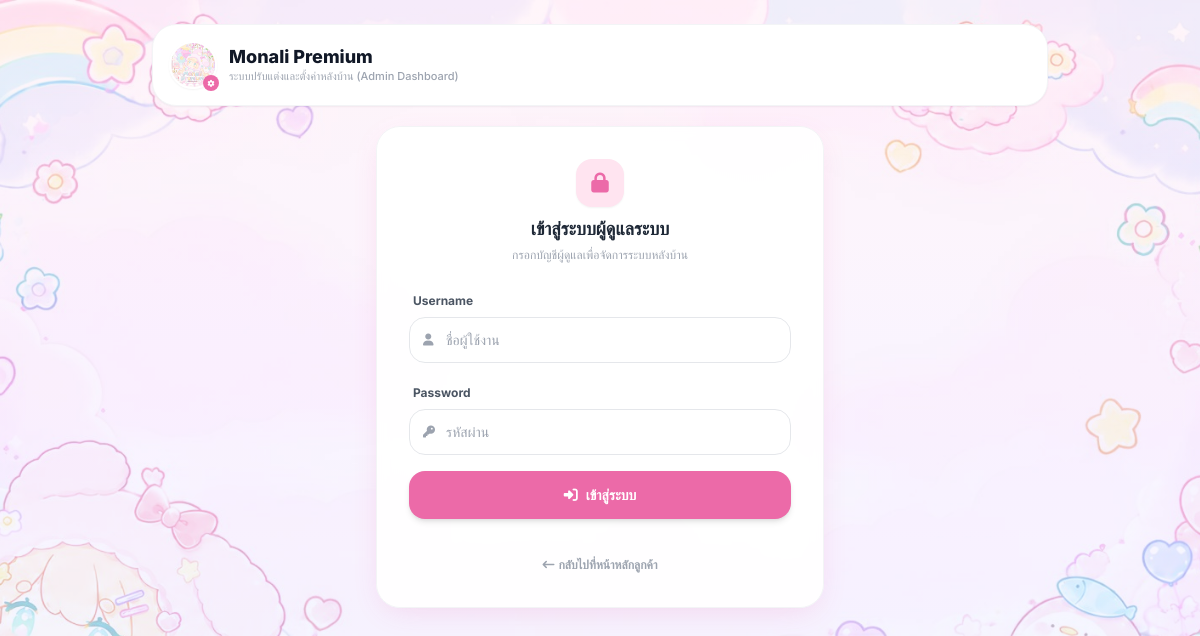
The app's page /admin.php, older data.
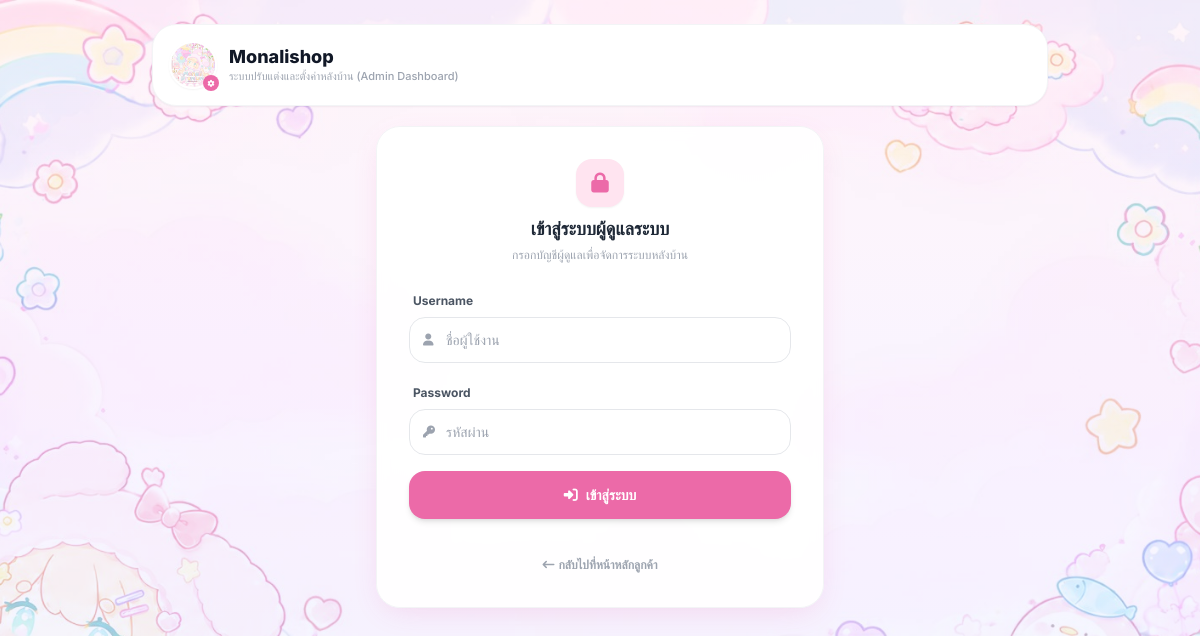
The same page, newer data.
### tables this page shows
CREATE TABLE IF NOT EXISTS settings (
    id TINYINT UNSIGNED NOT NULL PRIMARY KEY DEFAULT 1,
    shop_name VARCHAR(191) NOT NULL DEFAULT 'Monalishop',
    logo_path MEDIUMTEXT NULL,
    disney_logo_path VARCHAR(255) NOT NULL DEFAULT '',
    trueid_logo_path VARCHAR(255) NOT NULL DEFAULT '',
    admin_username VARCHAR(100) NOT NULL DEFAULT 'admin',
    admin_password VARCHAR(255) NOT NULL DEFAULT 'admin1234',
    api_key_1 VARCHAR(255) NULL,
    api_key_2 VARCHAR(255) NULL,
    ms_client_id VARCHAR(255) NULL,
    ms_client_secret VARCHAR(255) NULL,
    updated_at TIMESTAMP NOT NULL DEFAULT CURRENT_TIMESTAMP ON UPDATE CURRENT_TIMESTAMP
);

### config_store.php (called while the page is built, shortened)
<?php
function db_connect() {
    static $pdo = null;
    if ($pdo === null) {
        $options = [
            PDO::ATTR_ERRMODE            => PDO::ERRMODE_EXCEPTION,
            PDO::ATTR_DEFAULT_FETCH_MODE => PDO::FETCH_ASSOC,
            PDO::ATTR_TIMEOUT            => 10,
        ];
        $pdo = new PDO(
            'mysql:host=' . DB_HOST . ';port=' . DB_PORT . ';dbname=' . DB_NAME . ';charset=utf8mb4',
            DB_USER,
            DB_PASS,
            $options
        );
    }
    return $pdo;
}
function ensure_schema($pdo) {
    try {
        $existing = $pdo->query("SHOW TABLES")->fetchAll(PDO::FETCH_COLUMN);
        $required = ['settings', 'apps', 'imap_emails', 'api_providers', 'gmail_central_accounts', 'maily_central_accounts', 'pin_attempts'];
        $pdo->exec("UPDATE settings SET shop_name = 'Monalishop' WHERE id = 1 AND shop_name = 'Monali Premium'");
    } catch (Throwable $e) {
        error_log('bootstrap_schema failed: ' . $e->getMessage());
    }
    try {
        if (!$pdo->query("SHOW COLUMNS FROM imap_emails LIKE 'access_pin'")->fetch()) {
            $pdo->exec("ALTER TABLE imap_emails ADD COLUMN access_pin VARCHAR(10) NULL AFTER app_id");
        }
        if (!$pdo->query("SHOW COLUMNS FROM imap_emails LIKE 'netflix_6digit_allowed'")->fetch()) {
            $pdo->exec("ALTER TABLE imap_emails ADD COLUMN netflix_6digit_allowed TINYINT(1) NOT NULL DEFAULT 1 AFTER netflix_otp_6digit");
        }
        foreach ([['apps', 'logo_path', 'MEDIUMTEXT NULL'], ['settings', 'logo_path', 'MEDIUMTEXT NULL']] as [$t, $c, $def]) {
            $col = $pdo->query("SHOW COLUMNS FROM `$t` LIKE '$c'")->fetch();
        }
    } catch (Throwable $e) {
        error_log('ensure_schema failed: ' . $e->getMessage());
    }
}
function load_config() {
    $pdo = db_connect();
    ensure_schema($pdo);
    $settings = $pdo->query("SELECT * FROM settings WHERE id = 1")->fetch();
    $config = [
        'shop_name'        => $settings['shop_name'],
        'logo_path'        => $settings['logo_path'],
        'disney_logo_path' => $settings['disney_logo_path'],
        'trueid_logo_path' => $settings['trueid_logo_path'],
        'admin_username'   => $settings['admin_username'],
        'admin_password'   => $settings['admin_password'],
        'api_key_1'        => $settings['api_key_1'],
        'api_key_2'        => $settings['api_key_2'],
    ];
    $apps = $pdo->query("SELECT * FROM apps ORDER BY sort_order, created_at")->fetchAll();
    $config['apps'] = array_map(function ($row) {
        return [
            'id'            => $row['id'],
            'name'          => $row['name'],
            'code'          => $row['code'],
            'logo_path'     => $row['logo_path'],
            'keywords'      => $row['keywords'],
            'bg_color'      => $row['bg_color'],
            'border_color'  => $row['border_color'],
            'active'        => (bool)$row['active'],
        ];
    }, $apps);
    $emails = $pdo->query("SELECT * FROM imap_emails ORDER BY created_at")->fetchAll();
    $config['imap_emails'] = array_map(function ($row) {
        $item = [
            'id'       => $row['id'],
            'email'    => $row['email'],
            'provider' => $row['provider'],
            'host'     => $row['host'],
            'port'     => $row['port'] !== null ? (int)$row['port'] : null,
            'password' => $row['password'],
            'app_id'   => $row['app_id'],
            'access_pin' => (string)($row['access_pin'] ?? ''),
            'netflix_6digit_allowed' => array_key_exists('netflix_6digit_allowed', $row) ? (bool)$row['netflix_6digit_allowed'] : true,
            'netflix_otp_4digit' => (bool)($row['netflix_otp_4digit'] ?? false),
            'netflix_otp_6digit' => (bool)($row['netflix_otp_6digit'] ?? false),
            'active'   => (bool)$row['active'],
        ];
        if (!empty($row['refresh_token'])) {
            $item['refresh_token'] = $row['refresh_token'];
        }
        return $item;
    }, $emails);
    $providers = $pdo->query("SELECT * FROM api_providers ORDER BY id")->fetchAll();
    $config['api_providers'] = array_map(function ($row) {
        $item = [
            'id'     => $row['id'],
            'name'   => $row['name'],
            'type'   => $row['type'],
            'active' => (bool)$row['active'],
        ];
        if ($row['type'] === 'cloud_run') {
            $item['url'] = $row['url'];
        } else {
            $item['token'] = $row['token'];
        }
        return $item;
    }, $providers);
    $config['gmail_central_accounts'] = $pdo
        ->query("SELECT email AS user, password AS pass FROM gmail_central_accounts ORDER BY id")
        ->fetchAll();
    $config['maily_central_accounts'] = $pdo
        ->query("SELECT email FROM maily_central_accounts ORDER BY id")
        ->fetchAll(PDO::FETCH_COLUMN);
    return $config;
}

### admin.php (the view, shortened to what this page needs)
<?php
require_once __DIR__ . '/config_store.php';
try {
    $config = load_config();
} catch (Throwable $e) {
    http_response_code(500);
    die('เชื่อมต่อฐานข้อมูลไม่สำเร็จ กรุณาตรวจสอบไฟล์ db_credentials.php บนโฮสต์: ' . htmlspecialchars($e->getMessage()));
}
$logged_in = isset($_SESSION['admin_logged_in']) && $_SESSION['admin_logged_in'] === true;
    ob_start(); ?>
<!DOCTYPE html>
<html lang="th">
<head>
    <script src="https://cdn.tailwindcss.com"></script>
    <link rel="stylesheet" href="https://cdnjs.cloudflare.com/ajax/libs/font-awesome/6.4.0/css/all.min.css">
</head>
<body class="min-h-screen flex flex-col items-center justify-start p-3 md:p-6 selection:bg-purple-600 selection:text-white">
    <div class="w-full max-w-4xl flex flex-col gap-5">
        <div class="flex items-center justify-between bg-white p-4 rounded-3xl border border-gray-100 shadow-sm">
            <div class="flex items-center gap-3">
                <div class="relative">
                    <img src="/static/monali_logo.jpg" id="headerLogo" alt="<?php echo htmlspecialchars($config['shop_name']); ?> logo"
                         class="w-12 h-12 rounded-full object-cover border-2 border-white shadow-sm">
                    <div class="absolute -bottom-0.5 -right-0.5 bg-purple-600 text-white w-4 h-4 rounded-full flex items-center justify-center text-[7px]">
                        <i class="fa-solid fa-gear"></i>
                    </div>
                </div>
                <div>
                    <h1 class="text-lg font-extrabold text-gray-900 leading-tight" id="headerShopName"><?php echo htmlspecialchars($config['shop_name']); ?></h1>
                    <p class="text-[11px] text-gray-400 font-medium">ระบบปรับแต่งและตั้งค่าหลังบ้าน (Admin Dashboard)</p>
                </div>
            </div>
        </div>
        <?php if (!$logged_in): ?>
        <div class="main-card w-full max-w-md mx-auto rounded-3xl border border-gray-100 p-6 md:p-8 space-y-6">
            <div class="text-center space-y-1">
                <div class="w-12 h-12 bg-purple-100 text-purple-600 rounded-2xl flex items-center justify-center mx-auto mb-2 text-xl shadow-sm">
                    <i class="fa-solid fa-lock"></i>
                </div>
                <h2 class="text-lg font-bold text-gray-800">เข้าสู่ระบบผู้ดูแลระบบ</h2>
                <p class="text-xs text-gray-400">กรอกบัญชีผู้ดูแลเพื่อจัดการระบบหลังบ้าน</p>
            </div>
            <form id="loginForm" onsubmit="handleLogin(event)" class="space-y-4">
                <div class="space-y-1.5">
                    <label class="text-xs font-bold text-gray-600 pl-1">Username</label>
                    <div class="relative">
                        <div class="absolute inset-y-0 left-0 pl-3.5 flex items-center pointer-events-none text-gray-400">
                        </div>
                        <input type="text" id="username" required placeholder="ชื่อผู้ใช้งาน"
                               class="w-full pl-9 pr-4 py-3 rounded-2xl border border-gray-200 focus:ring-2 focus:ring-purple-600 focus:border-purple-600 outline-none text-sm">
                    </div>
                </div>
                <div class="space-y-1.5">
                    <label class="text-xs font-bold text-gray-600 pl-1">Password</label>
                    <div class="relative">
                        <div class="absolute inset-y-0 left-0 pl-3.5 flex items-center pointer-events-none text-gray-400">
                        </div>
                        <input type="password" id="password" required placeholder="รหัสผ่าน"
                               class="w-full pl-9 pr-10 py-3 rounded-2xl border border-gray-200 focus:ring-2 focus:ring-purple-600 focus:border-purple-600 outline-none text-sm">
                    </div>
                </div>
                <button type="submit" id="loginBtn"
                        class="w-full bg-purple-600 hover:bg-purple-700 text-white font-bold py-3.5 px-6 rounded-2xl transition-all shadow-md active:scale-[0.98] text-sm flex items-center justify-center gap-2">
                    <i class="fa-solid fa-right-to-bracket"></i>
                    <span>เข้าสู่ระบบ</span>
                </button>
            </form>
            <div class="text-center pt-2">
                <a href="index.php" class="text-xs font-semibold text-gray-400 hover:text-black transition-colors">
                    <i class="fa-solid fa-arrow-left-long mr-1"></i>กลับไปที่หน้าหลักลูกค้า
                </a>
            </div>
        </div>
        <?php endif; ?>
    </div>
</body>
</html>

### admin.php (style rules this page uses)
body { background: linear-gradient(180deg, #fff0f7 0%, #f6efff 55%, #eef6ff 100%); background-attachment: fixed; font-family: 'Inter', 'Mitr', 'sans-serif'; }
body::before { content: ''; position: fixed; inset: 0; z-index: -1; pointer-events: none; background: url('/static/monali_bg.jpg') center / cover no-repeat; opacity: .35; }
.main-card { background: rgba(255,255,255,.92); backdrop-filter: blur(6px); box-shadow: 0 8px 30px -8px rgba(236, 72, 153, 0.18), 0 2px 10px -2px rgba(0, 0, 0, 0.02); }

Row changes from the older to the newer data that the page shows:
changed settings: shop_name "Monali Premium" → "Monalishop"
